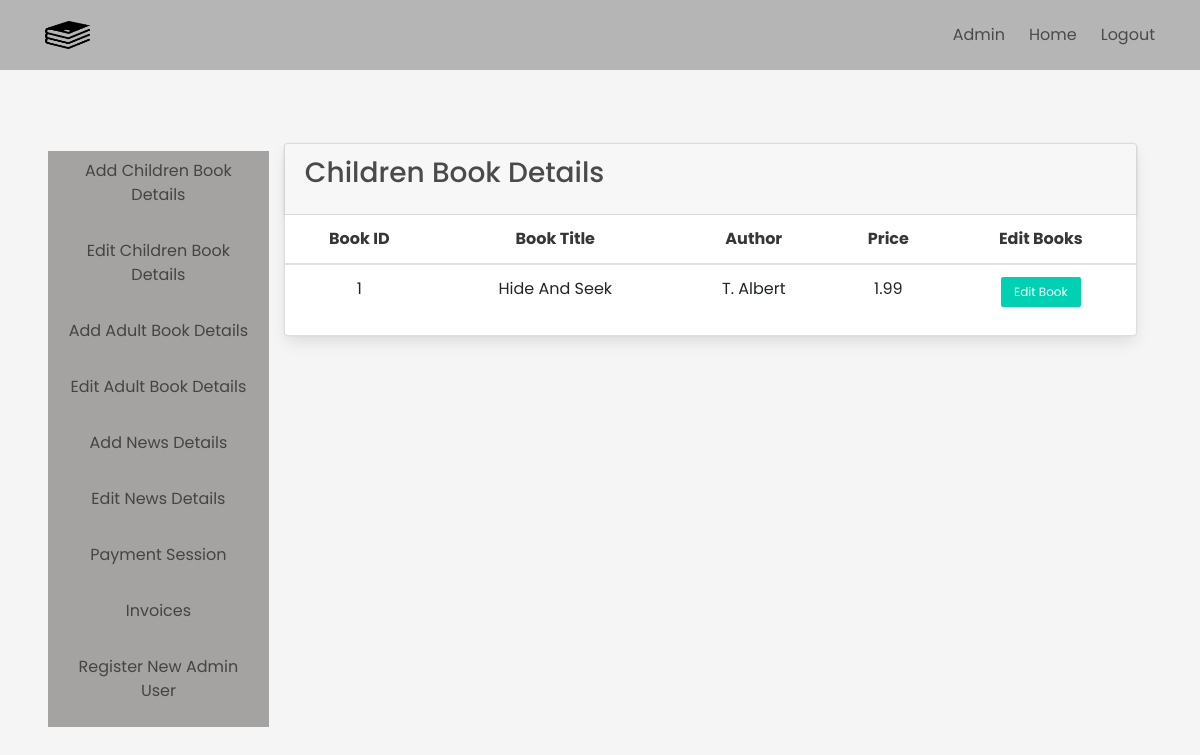
Page /update-children-books (signed in) on the committed database.
### app.py (models this page shows, shortened)
class ChildrenBooks(db.Model):
    bookId = db.Column(db.Integer, primary_key=True)
    image = db.Column(db.LargeBinary(length=(2**32)-1))
    title = db.Column(db.String(50), unique=True)
    author = db.Column(db.String(50))
    price = db.Column(db.DECIMAL(5,2))
    filename = db.Column(db.String(50))

### app.py (the view)
@app.route('/update-children-books')
@login_required
def updateChildrenBooks():
    books=ChildrenBooks.query.all()
    return render_template('updateChildrenBooks.html', books=books)

### app.py (called while the page is built)
@login_manager.user_loader
def load_user(id):
    return User.query.get(int(id))

### templates/updateChildrenBooks.html
{% extends "adminHome.html" %}
{% block admin %}
        <div class="container-fluid">
             <div class="row">
            <div class="col-12">
              <div class="card">
                <div class="card-header">
                  <h3 class="card-title">Children Book Details</h3>
                </div>
                <div class="card-body table-responsive p-0">
                  <table class="table table-hover text-nowrap">
                    <thead>
                      <tr>
                        <th>Book ID</th>
                        <th>Book Title</th>
                        <th>Author</th>
                        <th>Price</th>
                        <th>Edit Books</th>
                      </tr>
                    </thead>
                    <tbody>
                    {% for book in books %}
                      <tr>
                        <td>{{ book.bookId }}</td>
                        <td>{{ book.title }}</td>
                        <td>{{ book.author }}</td>
                        <td>{{ book.price }}</td>
                        <td><a href="/edit-children-books/{{ book.bookId }}" class="button is-primary is-small">Edit Book</a></td>
                      </tr>
                    {% endfor %}
                    </tbody>
                  </table>
                </div>
              </div>
            </div>
          </div>
        </div>
{% endblock %}

### static/css/style.css (style rules this page uses)
:root { --green:#27ae60; --dark-color:#219150; --black:#444; --light-color:#666; --border:.1rem solid rgba(0,0,0,.1); --border-hover:.1rem solid var(--black); --box-shadow:0 .5rem 1rem rgba(0,0,0,.1); }
* { font-family: 'Poppins', sans-serif; margin:0; padding:0; box-sizing: border-box; outline: none; border:none; text-decoration: none; text-transform: capitalize; transition:all .2s linear; transition:width none; }
html { font-size: 62.5%; overflow-x: hidden; scroll-padding-top: 5rem; scroll-behavior: smooth; }

### rows in the picture
ChildrenBooks: bookId "1", title "Hide And Seek", author "T. Albert", price "1.99"
